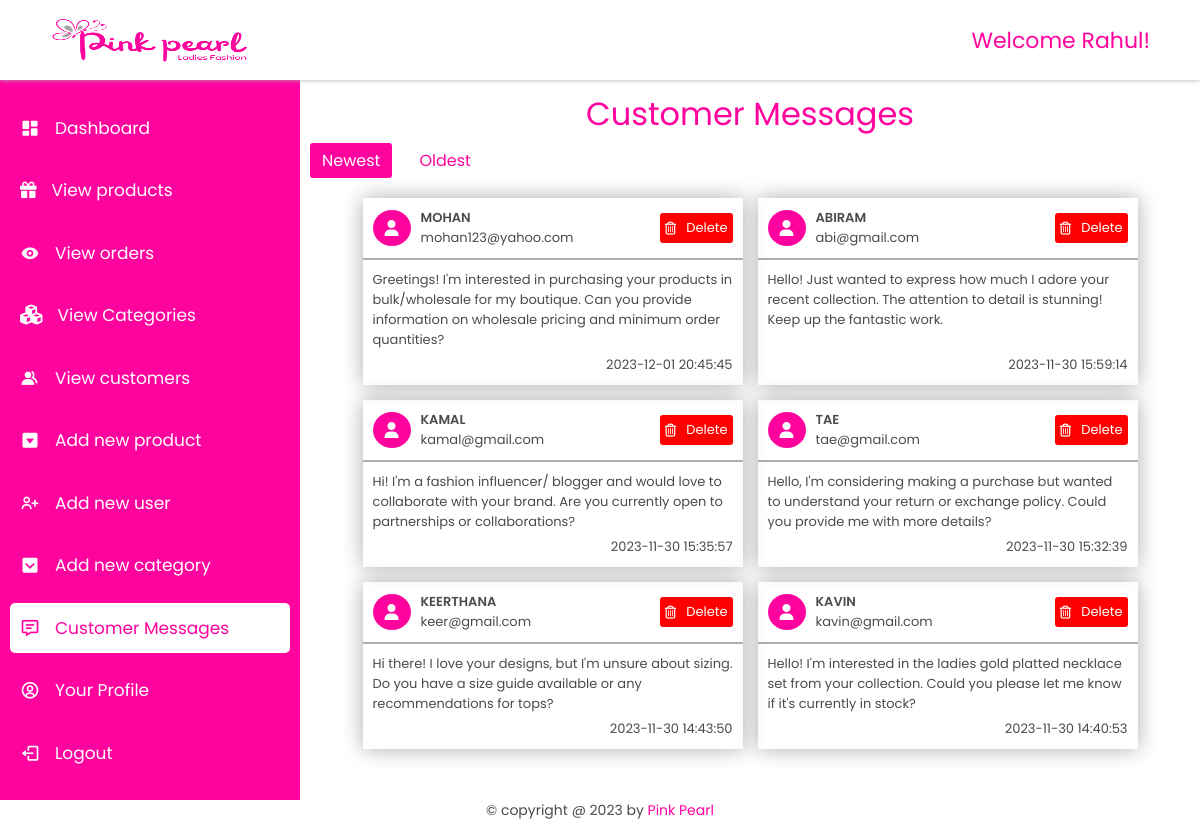
Screenshot of /admin/messages.php (signed in) with the database file from the repository.
### tables this page shows
CREATE TABLE `messages` (
  `message_id` int(11) NOT NULL,
  `name` varchar(20) NOT NULL,
  `email` varchar(25) NOT NULL,
  `message` text NOT NULL,
  `date` datetime NOT NULL DEFAULT current_timestamp()
);

### admin/messages.php (the view, shortened to what this page needs)
<?php
    include('../database/dbconnection.php');
    $orderby = 'newest';
    if ($orderby == 'newest')
        $messagesResult = mysqli_query($connection, "select * from messages order by date desc");
    else if ($orderby == 'oldest')
        $messagesResult = mysqli_query($connection, "select * from messages order by date asc");
?>
<!DOCTYPE html>
<html lang="en">
<head>
    <link rel="stylesheet" href="../index.css">
    <link rel="stylesheet" href="https://maxst.icons8.com/vue-static/landings/line-awesome/line-awesome/1.3.0/css/line-awesome.min.css">
    <link  rel="stylesheet"href="https://unpkg.com/boxicons@2.1.4/css/boxicons.min.css">
    <link rel="stylesheet" href="style.css">
</head>
<body>
    <header>
        <div style="display: flex;align-items: center;gap: 10px;"><i class="fa fa-bars toggle-menu" aria-hidden="true" onclick="handleNav()" style="font-size: 20px;"></i><img src="../uploadedImages/logo.png" alt=""></div>
        <h1>Welcome <?php echo $_SESSION['admin_name'] ?>!</h1>
    </header>
    <main>
        <div class="side-bar">
            <ul>
                <li class="active">
                    <a href="dashboard.php"><i class='bx bxs-dashboard'></i>
                    <span>Dashboard</span></a>
                </li>
                <li>
                    <a href="products.php"><i class="fa fa-gift" aria-hidden="true" style="font-size: 16.5px;"></i>
                    <span>View products</span></a>
                </li>
                <li>
                    <a href="orders.php"><i class='bx bxs-show'></i>
                    <span>View orders</span></a>
                </li>
                <li>
                    <a href="categories.php"><i class="fa fa-cubes" aria-hidden="true"></i>
                    <span>View Categories</span></a>
                </li>
                <li>
                    <a href="customers.php"><i class='bx bxs-group'></i>
                    <span>View customers</span></a>
                </li>
                <li>
                    <a href="addnewproduct.php"><i class='bx bxs-caret-down-square' ></i>
                    <span>Add new product</span></a>
                </li>
                <li>
                    <a href="addnewuser.php"><i class='bx bx-user-plus'></i>
                    <span>Add new user</span></a>
                </li>
                <li>
                    <a href="addNewCategory.php"><i class='bx bxs-chevron-down-square'></i>
                    <span>Add new category</span></a>
                </li>
                <li>
                    <a href="messages.php" class="active"><i class='bx bx-message-detail'></i>
                    <span>Customer Messages</span></a>
                </li>
                <li>
                    <a href="profile.php"><i class='bx bx-user-circle'></i>
                    <span>Your Profile</span></a>
                </li>
                <li>
                    <a href="../account/logout.php"><i class='bx bx-log-out'></i>
                    <span>Logout</span></a>
                </li>
            </ul>
        </div>
        <div class="container">
            <h1>Customer Messages</h1>
            <div class="top-header">
                <a href="messages.php?orderby=newest"><button style="font-size: 16px;padding:5px 12px" class="<?php if($orderby=='oldest') echo "unactive"; else echo "";?>">Newest</button></a>
                <a href="messages.php?orderby=oldest"><button style="font-size: 16px;padding:5px 12px" class="<?php if($orderby=='newest') echo "unactive"; else echo "";?>">Oldest</button></a>
            </div>
            <div class="messages-wrapper">
                <?php while($msg = mysqli_fetch_assoc($messagesResult)) { ?>
                    <div class="message-box">
                        <div class="box_top">
                            <div class="profile">
                                <span class="profile_img">
                                        <i class="fa-solid fa-user"></i>
                                </span>
                                <span class="name_user">
                                    <span style="font-weight: 600;text-transform:uppercase;"><?php echo $msg['name'] ?></span>
                                    <span><?php echo $msg['email'] ?></span>
                                </span>
                            </div>
                            <a href="messages.php?del_msg=<?php echo $msg['message_id'] ?>"><button type='submit' name="delete_msg" class="delete"><i class="fa fa-trash-o" aria-hidden="true"></i>Delete</button></a>
                        </div>
                        <div class="comments">
                            <?php echo $msg['message'] ?>
                        </div>
                        <div class="date">
                            <?php echo $msg['date'] ?>
                        </div>
                    </div>
                <?php } ?>
            </div>
        </div>
    </main>
    <footer>
        &copy; copyright  @ <?php echo date('Y'); ?> by <span style="color: var(--pink);">Pink Pearl</span>
    </footer>
</body>
</html>

### index.css (style rules this page uses)
* { margin: 0;padding: 0; box-sizing: border-box; font-family: 'Poppins', sans-serif; font-weight: 400; text-decoration: none; list-style-type: none; color: var(--black); outline: none; }
:root { --white: white; --black: rgb(75, 75, 75); --grey: rgb(173, 173, 173); --lightpink: rgb(255, 227, 232); --pink: #FF039E; }
button, .button { padding: 10px 25px; background-color: var(--pink); font-size: 20px; border: none; color: var(--white); cursor: pointer; transition: 0.3s; border-radius: 3px; display: flex; align-items: center; justify-content: center; gap: 10px; }
button i { color: var(--white); }

### admin/style.css (style rules this page uses)
button { font-size: 13px; padding: 5px; }
button.delete { background-color: red; }
header { width: 100%; position: fixed; display: flex; align-items: center; justify-content: space-between; height: 10vh; padding: 10px 50px; box-shadow: 0 0 5px var(--grey); background-color: var(--white); z-index: 1000; }
header img { width: 200px; height: 47px; }
header h1 { font-size: 22px;color: var(--pink); }
main { min-height: 100vh; width: 100%; }
main .side-bar { height: 90vh; width: 300px; background-color: var(--pink); position: fixed; top: 10vh; left: 0; padding: 10px; }
main .side-bar ul { width: 100%; height: 100%; display: flex; flex-direction: column; justify-content: space-evenly; }
main .side-bar ul li a { display: inline-block; padding: 12px 10px; width: 100%; font-size: 17px; display: flex; align-items: center; gap: 15px; color: var(--white); transition: 0.3s; border-radius: 5px; }
main .side-bar ul li a span { color: var(--white); }
main .side-bar ul li a i { font-size: 20px; color: var(--white); }
main .side-bar ul li a:hover, main .side-bar ul li a.active { background-color: var(--white); }
main .side-bar ul li a:hover span, main .side-bar ul li a:hover i, main .side-bar ul li a.active span , main .side-bar ul li a.active i { color: var(--pink); }
main .container { background-color: var(--white); max-height: 90vh; overflow-y: scroll; width: calc(100% - 300px); position: relative; left: 300px; top: 10vh; padding: 10px 10px 25px; }
main .container > h1, main .container > h1 span { color: var(--pink); margin-bottom: 5px; text-align: center; }
.container .top-header { display: flex; align-items: center; gap: 15px; }
.container .top-header button.unactive { background-color: transparent; color: var(--pink); }
.container .messages-wrapper { display: grid; grid-template-columns: repeat(auto-fit, 380px); justify-content: center; margin-top: 20px; gap: 15px; }
.container .messages-wrapper .message-box { display: flex; flex-direction: column; box-shadow: 0 0 20px var(--grey); transition: 0.3s; cursor: pointer; }
.container .messages-wrapper .message-box .box_top { display: flex; align-items: center; justify-content: space-between;padding: 10px; border-bottom: 2px solid var(--grey); }
.container .messages-wrapper .message-box .box_top .profile { display: flex; align-items: center; gap: 10px; }
.container .messages-wrapper .message-box .box_top .profile i { background-color: var(--pink); color: var(--white); border-radius: 50%; padding: 10px 12px; }
.container .messages-wrapper .message-box .box_top .profile .name_user { display: flex; flex-direction: column; gap: 0; }
.container .messages-wrapper .message-box .box_top .profile .name_user span { font-size: 13px; }
.container .messages-wrapper .message-box .comments { padding: 10px 10px 5px; font-size: 13px;flex: 1; }
.container .messages-wrapper .message-box .date { padding: 0 10px 10px; font-size: 13px; text-align: right; }
footer { text-align: center; font-size: 14px; }

### rows the page displays
messages: name "MOHAN", email "mohan123@yahoo.com", message "Greetings! I'm interested in purchasing your products in bulk/wholesale for my boutique. Can you provide information on wholesale pricing and minimum order quantities?", date "2023-12-01 20:45:45"
messages: name "ABIRAM", email "abi@gmail.com", message "Hello! Just wanted to express how much I adore your recent collection. The attention to detail is stunning! Keep up the fantastic work.", date "2023-11-30 15:59:14"
messages: name "KAMAL", email "kamal@gmail.com", message "Hi! I'm a fashion influencer/ blogger and would love to collaborate with your brand. Are you currently open to partnerships or collaborations?", date "2023-11-30 15:35:57"
messages: name "TAE", email "tae@gmail.com", message "Hello, I'm considering making a purchase but wanted to understand your return or exchange policy. Could you provide me with more details?", date "2023-11-30 15:32:39"
messages: name "KEERTHANA", email "keer@gmail.com", message "Hi there! I love your designs, but I'm unsure about sizing. Do you have a size guide available or any recommendations for tops?", date "2023-11-30 14:43:50"
messages: name "KAVIN", email "kavin@gmail.com", message "Hello! I'm interested in the ladies gold platted necklace set from your collection. Could you please let me know if it's currently in stock?", date "2023-11-30 14:40:53"

### other values shown
$_SESSION['admin_name'] "Rahul"
